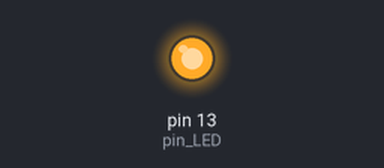
Bench run of a sketch on a simulated Arduino Uno, built with avr-gcc and run on an emulated ATmega328P. Parts: output pins drawn as LEDs (lit = HIGH).

Above: at 0.2 s.
At 13.2 s:
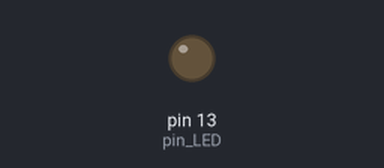
Timing chart, 0 to 13.7 s (numbered marks = the images above):
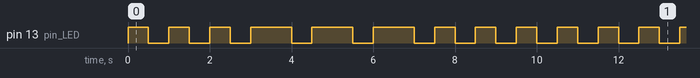

The sketch:

LED_SOS.ino
```cpp
// 2019019014 서범수 LED SOS
int pin_LED = 13;

void setup() {
	pinMode(pin_LED, OUTPUT);
	Serial.begin(9600);
}

void loop() {
  //MOS S
  for(int i=0;i<3;i++){
  	digitalWrite(pin_LED, HIGH);
	  delay(500);
	  digitalWrite(pin_LED, LOW);
	  delay(500);
  }
  //MOS O
  for(int i=0;i<3;i++){
  	digitalWrite(pin_LED, HIGH);
  	delay(1000);
	  digitalWrite(pin_LED, LOW);
	  delay(500);
  }
  //MOS S
  for(int i=0;i<3;i++){
    digitalWrite(pin_LED, HIGH);
    delay(500);
    digitalWrite(pin_LED, LOW);
   delay(500);
  }
}
```

Measured:
- by itself, pin 13 (pin_LED): repeats every 10.5 s: 2 × (LOW 0.50 s, HIGH 0.50 s), 3 × (LOW 0.50 s, HIGH 1.0 s), 4 × (LOW 0.50 s, HIGH 0.50 s)
- by itself, everything shown: repeats every 10.5 s, in 18 steps
